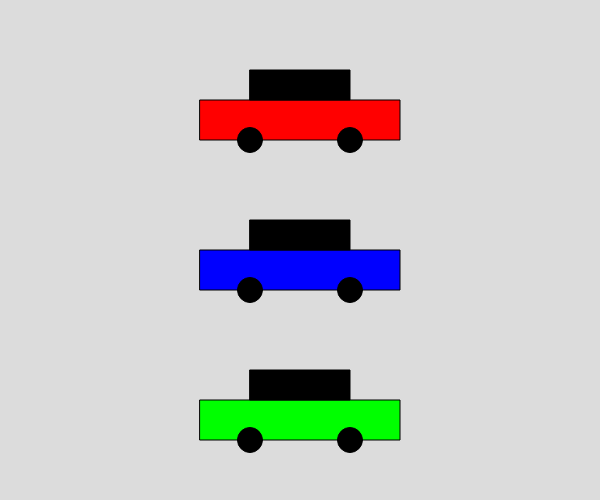
Frame 1 (no input)
Frame 60 (no input): identical to frame 1, image omitted
Frame 120 (the mouse pressed at the canvas centre since frame 60): identical to frame 1, image omitted

The p5.js sketch that drew this single still picture (run headless with seeded random() and noise() and a simulated clock; from frame 60 on, the mouse is pressed at the canvas centre):

// p5.js sketch
// ── sketch.js
function setup() {
  createCanvas(600, 500);
}

function draw() {
  background(220);
  car(255,0,0,200,100);
  car(0,0,255,200,250);
  car(0,255,0,200,400);
}
function car(r,g,b,x,y)
{
  fill(r,g,b);
  rect(x,y,200,40);
  fill(0);
  ellipse(x+50,y+40,25,25);
  ellipse(x+150,y+40,25,25);
  rect(x+50,y-30,100,30);
}
